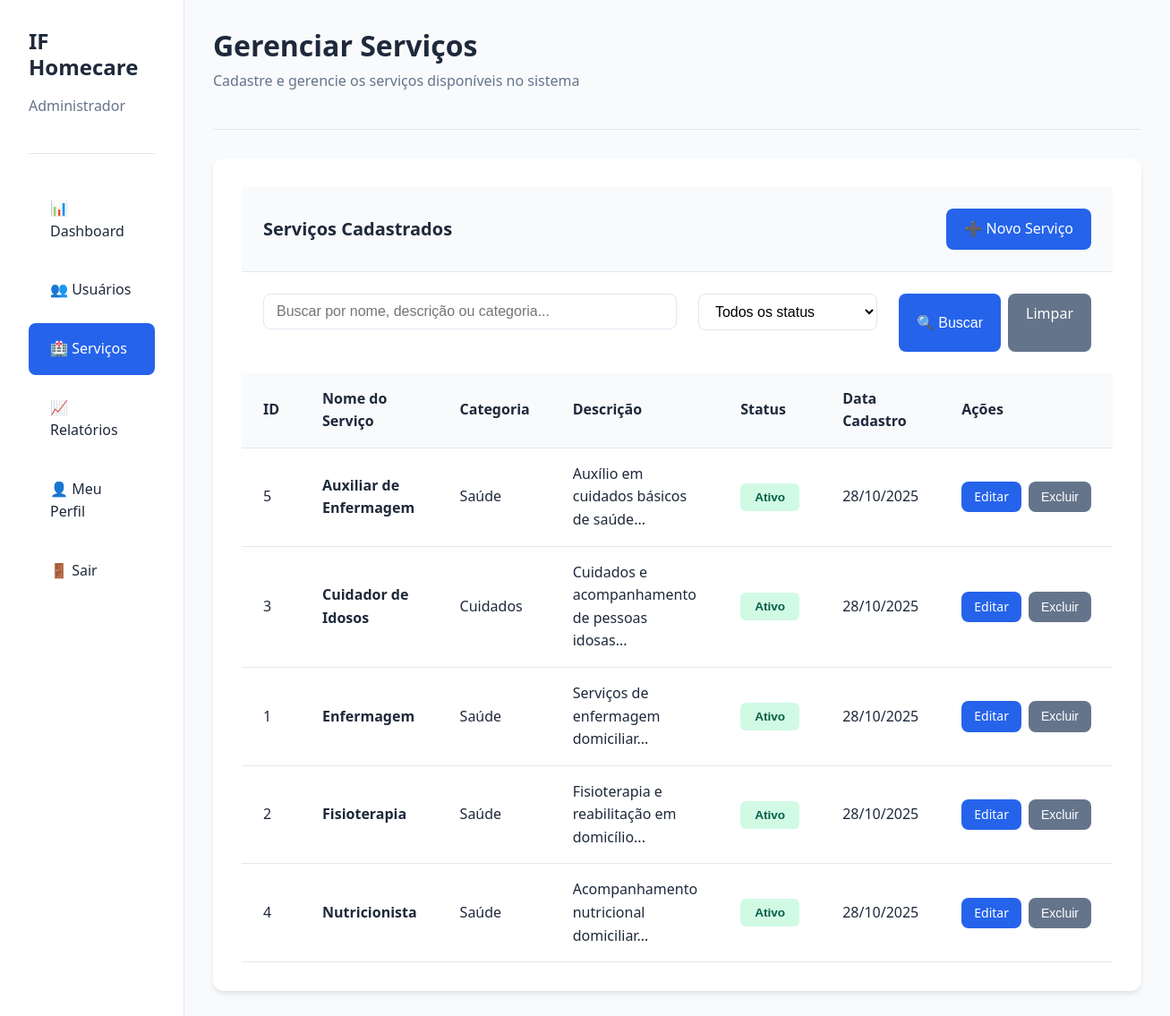
Screenshot of /admin/servicos.php (signed in) with the database file from the repository.
### tables this page shows
CREATE TABLE servicos (
    id INT AUTO_INCREMENT PRIMARY KEY,
    nome_servico VARCHAR(100) NOT NULL,
    descricao TEXT,
    categoria VARCHAR(50),
    icone VARCHAR(100),
    status ENUM('ativo', 'inativo') DEFAULT 'ativo',
    data_cadastro TIMESTAMP DEFAULT CURRENT_TIMESTAMP,
    data_atualizacao TIMESTAMP DEFAULT CURRENT_TIMESTAMP ON UPDATE CURRENT_TIMESTAMP,
    INDEX idx_categoria (categoria),
    INDEX idx_status (status)
);

### includes/funcoes.php (called while the page is built, shortened)
<?php
function formatDateBR($date)
{
    return date('d/m/Y', strtotime($date));
}

### admin/servicos.php (the view, shortened to what this page needs)
<?php
$db = getDB();
$search = $_GET['search'] ?? '';
$query = "SELECT * FROM servicos WHERE 1=1";
$params = [];
$query .= " ORDER BY nome_servico ASC";
try {
    $stmt = $db->prepare($query);
    $stmt->execute($params);
    $servicos = $stmt->fetchAll();
} catch (PDOException $e) {
    $servicos = [];
    $error = "Erro ao buscar serviços";
}
?>
<!DOCTYPE html>
<html lang="pt-BR">
<head>
    <link rel="stylesheet" href="../assets/css/style.css">
</head>
<body>
<div class="dashboard">
    <aside class="sidebar">
        <div class="sidebar-header">
            <h3><?= SITE_NAME ?></h3>
            <p>Administrador</p>
        </div>
        <ul class="sidebar-menu">
            <li><a href="index.php">📊 Dashboard</a></li>
            <li><a href="usuarios.php">👥 Usuários</a></li>
            <li><a href="servicos.php" class="active">🏥 Serviços</a></li>
            <li><a href="relatorios.php">📈 Relatórios</a></li>
            <li><a href="perfil.php">👤 Meu Perfil</a></li>
            <li><a href="../auth/logout.php">🚪 Sair</a></li>
        </ul>
    </aside>
    <main class="main-content">
        <div class="page-header">
            <h1>Gerenciar Serviços</h1>
            <p>Cadastre e gerencie os serviços disponíveis no sistema</p>
        </div>
        <div class="card">
            <div class="card-header d-flex justify-between align-center">
                <h3>Serviços Cadastrados</h3>
                <a href="servico_form.php" class="btn btn-primary">➕ Novo Serviço</a>
            </div>
            <form method="GET" class="mb-3" style="padding: 0 1.5rem;">
                <div class="form-row">
                    <div class="form-group">
                        <input type="text" name="search" placeholder="Buscar por nome, descrição ou categoria..."
                               value="<?= htmlspecialchars($search) ?>">
                    </div>
                    <div class="form-group" style="max-width: 200px;">
                        <select name="status">
                            <option value="">Todos os status</option>
                        </select>
                    </div>
                    <div style="display: flex; gap: 0.5rem;">
                        <button type="submit" class="btn btn-primary">🔍 Buscar</button>
                        <a href="servicos.php" class="btn btn-secondary">Limpar</a>
                    </div>
                </div>
            </form>
            <div class="table-responsive">
                <table>
                    <thead>
                    <tr>
                        <th>ID</th>
                        <th>Nome do Serviço</th>
                        <th>Categoria</th>
                        <th>Descrição</th>
                        <th>Status</th>
                        <th>Data Cadastro</th>
                        <th>Ações</th>
                    </tr>
                    </thead>
                    <tbody>
                    <?php if (empty($servicos)): ?>
                        <tr>
                            <td colspan="7" class="text-center">
                                Nenhum serviço encontrado.
                                <a href="servico_form.php">Cadastrar primeiro serviço</a>
                            </td>
                        </tr>
                    <?php else: ?>
                        <?php foreach ($servicos as $servico): ?>
                            <tr>
                                <td><?= $servico['id'] ?></td>
                                <td><strong><?= htmlspecialchars($servico['nome_servico']) ?></strong></td>
                                <td><?= htmlspecialchars($servico['categoria'] ?? '-') ?></td>
                                <td><?= htmlspecialchars(substr($servico['descricao'] ?? '', 0, 80)) ?>...</td>
                                <td>
                                    <form method="POST" style="display: inline;">
                                        <button type="submit" class="badge <?= $servico['status'] === 'ativo' ? 'badge-success' : 'badge-error' ?>"
                                                style="border: none; cursor: pointer;">
                                            <?= $servico['status'] === 'ativo' ? 'Ativo' : 'Inativo' ?>
                                        </button>
                                    </form>
                                </td>
                                <td><?= formatDateBR($servico['data_cadastro']) ?></td>
                                <td>
                                    <div style="display: flex; gap: 0.5rem;">
                                        <a href="servico_form.php?id=<?= $servico['id'] ?>"
                                           class="btn btn-primary btn-sm">Editar</a>
                                        <button onclick="confirmarExclusao(<?= $servico['id'] ?>)"
                                                class="btn btn-secondary btn-sm">Excluir</button>
                                    </div>
                                </td>
                            </tr>
                        <?php endforeach; ?>
                    <?php endif; ?>
                    </tbody>
                </table>
            </div>
        </div>
    </main>
</div>
</body>
</html>

### rows the page displays
servicos: id "5", nome_servico "Auxiliar de Enfermagem", categoria "Saúde", descricao "Auxílio em cuidados básicos de saúde", status "Ativo", data_cadastro "28/10/2025"
servicos: id "3", nome_servico "Cuidador de Idosos", categoria "Cuidados", descricao "Cuidados e acompanhamento de pessoas idosas", status "Ativo", data_cadastro "28/10/2025"
servicos: id "1", nome_servico "Enfermagem", categoria "Saúde", descricao "Serviços de enfermagem domiciliar", status "Ativo", data_cadastro "28/10/2025"
servicos: id "2", nome_servico "Fisioterapia", categoria "Saúde", descricao "Fisioterapia e reabilitação em domicílio", status "Ativo", data_cadastro "28/10/2025"
servicos: id "4", nome_servico "Nutricionista", categoria "Saúde", descricao "Acompanhamento nutricional domiciliar", status "Ativo", data_cadastro "28/10/2025"

### other values shown
SITE_NAME "IF Homecare"
